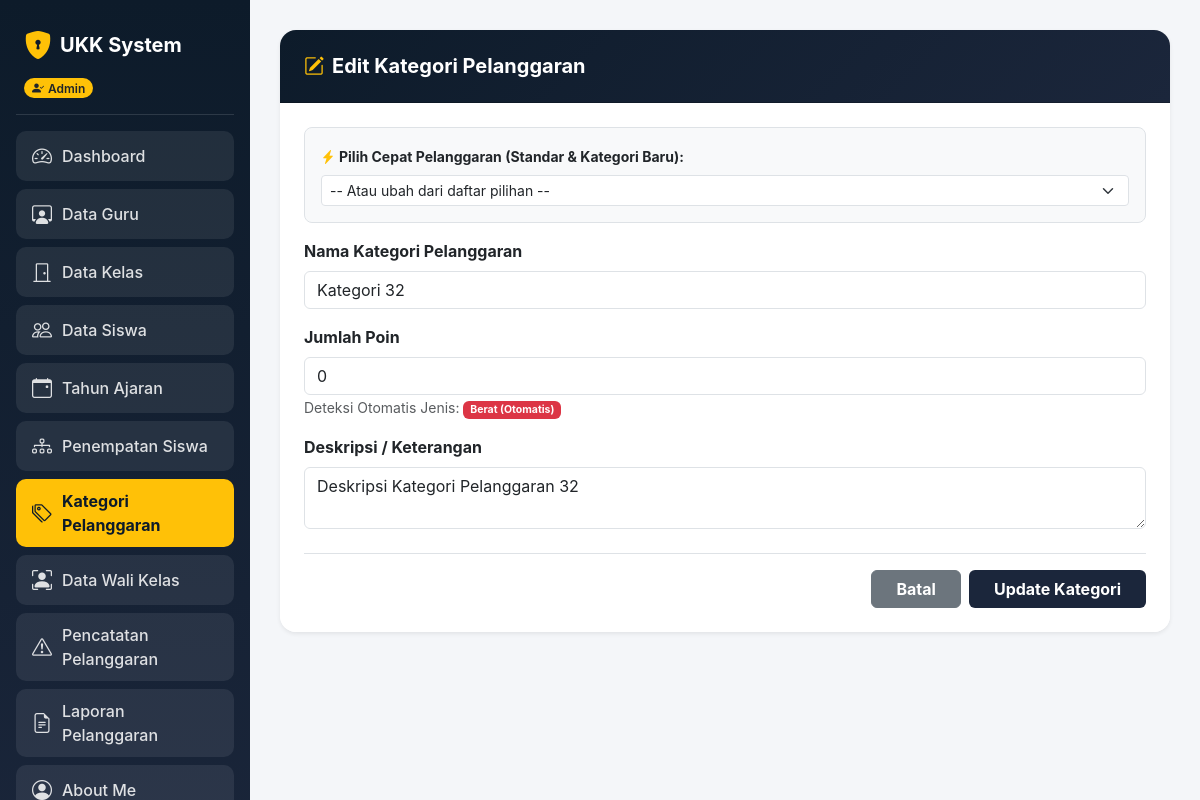
The app's page /kategori/kategori_edit.php?id=32 (signed in) with its own data.
### tables this page shows
CREATE TABLE `t_pelanggaran_kategori` (
  `id` int(11) NOT NULL,
  `nama` varchar(100) DEFAULT NULL,
  `siswa_id` int(11) NOT NULL,
  `pelanggaran_kategori_id` int(20) NOT NULL,
  `poin` int(11) NOT NULL,
  `tanggal` datetime NOT NULL DEFAULT current_timestamp() ON UPDATE current_timestamp(),
  `deskripsi` text NOT NULL,
  `status_aktif` tinyint(1) NOT NULL,
  `created_at` timestamp NOT NULL DEFAULT current_timestamp(),
  `updated_at` timestamp NOT NULL DEFAULT current_timestamp()
);

### kategori/kategori_edit.php (the view, shortened to what this page needs)
<?php
include '../koneksi.php';
$role = $_SESSION['role'];
$id = $_GET['id'] ?? '';
$id = mysqli_real_escape_string($koneksi, $id);
$q_data = mysqli_query($koneksi, "SELECT * FROM t_pelanggaran_kategori WHERE id = '$id'");
$data   = mysqli_fetch_assoc($q_data);
?>
<!DOCTYPE html>
<html lang="id">
<head>
  <link href="https://cdn.jsdelivr.net/npm/bootstrap@5.3.0/dist/css/bootstrap.min.css" rel="stylesheet">
  <link rel="stylesheet" href="https://cdn.jsdelivr.net/npm/bootstrap-icons@1.11.1/font/bootstrap-icons.css">
</head>
<body>
  <div class="container-fluid p-0">
    <div class="sidebar p-3 text-white">
      <div class="d-flex align-items-center gap-2 mb-2 px-2 mt-2">
        <i class="bi bi-shield-lock-fill fs-3 text-warning"></i>
        <h4 class="mb-0 fw-bold fs-5">UKK System</h4>
      </div>
      <div class="px-2 mb-3">
        <span class="badge bg-warning text-dark px-2 py-1 rounded-pill fw-semibold"><i class="bi bi-person-check-fill me-1"></i><?= $role; ?></span>
      </div>
      <hr class="text-white-50">
      <ul class="nav flex-column mb-auto">
        <li class="nav-item"><a href="../dashboard.php?tab=menu1" class="nav-link-custom"><i class="bi bi-speedometer2 fs-5"></i><span>Dashboard</span></a></li>
        <li class="nav-item"><a href="../dashboard.php?tab=menu2" class="nav-link-custom"><i class="bi bi-person-workspace fs-5"></i><span>Data Guru</span></a></li>
        <li class="nav-item"><a href="../dashboard.php?tab=menu3" class="nav-link-custom"><i class="bi bi-door-closed fs-5"></i><span>Data Kelas</span></a></li>
        <li class="nav-item"><a href="../dashboard.php?tab=menu4" class="nav-link-custom"><i class="bi bi-people fs-5"></i><span>Data Siswa</span></a></li>
        <li class="nav-item"><a href="../dashboard.php?tab=menu5" class="nav-link-custom"><i class="bi bi-calendar-event fs-5"></i><span>Tahun Ajaran</span></a></li>
        <li class="nav-item"><a href="../dashboard.php?tab=menu6" class="nav-link-custom"><i class="bi bi-diagram-3 fs-5"></i><span>Penempatan Siswa</span></a></li>
        <li class="nav-item"><a href="../dashboard.php?tab=menu7" class="nav-link-custom" style="background-color: #ffc107; color: #0d1b2a; font-weight: 700;"><i class="bi bi-tags fs-5"></i><span>Kategori Pelanggaran</span></a></li>
        <li class="nav-item"><a href="../dashboard.php?tab=menu8" class="nav-link-custom"><i class="bi bi-person-bounding-box fs-5"></i><span>Data Wali Kelas</span></a></li>
        <li class="nav-item"><a href="../dashboard.php?tab=menu9" class="nav-link-custom"><i class="bi bi-exclamation-triangle fs-5"></i><span>Pencatatan Pelanggaran</span></a></li>
        <li class="nav-item"><a href="../dashboard.php?tab=menu10" class="nav-link-custom"><i class="bi bi-file-earmark-text fs-5"></i><span>Laporan Pelanggaran</span></a></li>
        <li class="nav-item"><a href="../dashboard.php?tab=menu_about" class="nav-link-custom"><i class="bi bi-person-circle fs-5"></i><span>About Me</span></a></li>
      </ul>
    </div>
    <div class="content-wrapper">
      <form action="" method="POST">
        <div class="card shadow-sm border-0 rounded-4 overflow-hidden w-100">
          <div class="card-header text-white p-4" style="background: linear-gradient(135deg, #0d1b2a 0%, #1b263b 100%);">
            <h5 class="mb-0 fw-bold"><i class="bi bi-pencil-square me-2 text-warning"></i>Edit Kategori Pelanggaran</h5>
          </div>
          <div class="card-body p-4 bg-white">
            <div class="mb-3 p-3 bg-light rounded-3 border">
              <label class="form-label fw-bold text-dark small mb-2"><i class="bi bi-lightning-charge-fill text-warning me-1"></i>Pilih Cepat Pelanggaran (Standar & Kategori Baru):</label>
              <select id="pilihPreset" class="form-select form-select-sm" onchange="isiOtomatis(this)">
                <option value="">-- Atau ubah dari daftar pilihan --</option>
              </select>
            </div>
            <div class="mb-3">
              <label class="form-label fw-bold">Nama Kategori Pelanggaran</label>
              <input type="text" name="nama_kategori" id="inputNama" class="form-control" value="<?= htmlspecialchars($data['nama'] ?? $data['nama_kategori'] ?? ''); ?>" required>
            </div>
            <div class="mb-3">
              <label class="form-label fw-bold">Jumlah Poin</label>
              <input type="number" name="poin" id="inputPoin" class="form-control" value="<?= htmlspecialchars($data['poin'] ?? ''); ?>" required oninput="cekJenisPoin(this.value)">
              <small class="text-muted">Deteksi Otomatis Jenis: <span id="badgeJenis" class="badge bg-secondary">Memuat...</span></small>
            </div>
            <div class="mb-4">
              <label class="form-label fw-bold">Deskripsi / Keterangan</label>
              <textarea name="deskripsi" class="form-control" rows="2"><?= htmlspecialchars($data['deskripsi'] ?? ''); ?></textarea>
            </div>
            <div class="pt-3 border-top d-flex gap-2 justify-content-end">
              <a href="../dashboard.php?tab=menu7" class="btn btn-secondary px-4 fw-bold">Batal</a>
              <button type="submit" name="update" class="btn text-white px-4 fw-bold" style="background-color: #1b263b;">Update Kategori</button>
            </div>
          </div>
        </div>
      </form>
    </div>
  </div>
</body>
</html>

### kategori/kategori_edit.php (style rules this page uses)
body { font-family: 'Inter', sans-serif; background-color: #f4f6f9; color: #333; overflow-x: hidden; margin: 0; }
.sidebar { background: linear-gradient(180deg, #0d1b2a 0%, #1b263b 100%); min-height: 100vh; position: fixed; top: 0; left: 0; width: 250px; z-index: 1000; }
.sidebar .nav-link-custom { color: rgba(255, 255, 255, 0.85); background-color: rgba(255, 255, 255, 0.08); border-radius: 10px; padding: 10px 16px; margin-bottom: 8px; font-weight: 500; display: flex; align-items: center; gap: 10px; text-decoration: none; }
.content-wrapper { margin-left: 250px; padding: 30px; width: calc(100% - 250px); box-sizing: border-box; }

### records on screen
t_pelanggaran_kategori: nama_kategori "Kategori 32", poin "0", deskripsi "Deskripsi Kategori Pelanggaran 32"

### other values on screen
$role "Admin"
